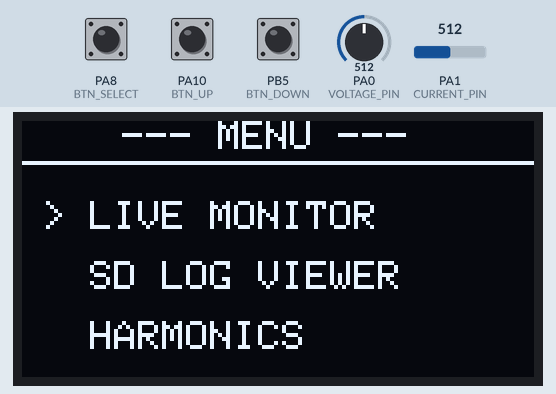
A sketch run on a simulated STM32 Blue Pill. Shown: 128×64 one-colour display. Inputs (shaded band) come from the test bench; at power-on: PA8 (BTN_SELECT) HIGH, PA0 (VOLTAGE_PIN) = 512, PA1 (CURRENT_PIN) = 512, PA10 (BTN_UP) HIGH, PB5 (BTN_DOWN) HIGH (analog values on the 0–1023 scale). Storage starts empty; random numbers use the default seed unless the sketch sets one.

Above: at 2.4 s.
2.5 s: PA8 (BTN_SELECT) pulled LOW for 0.15 s
At 5.5 s:
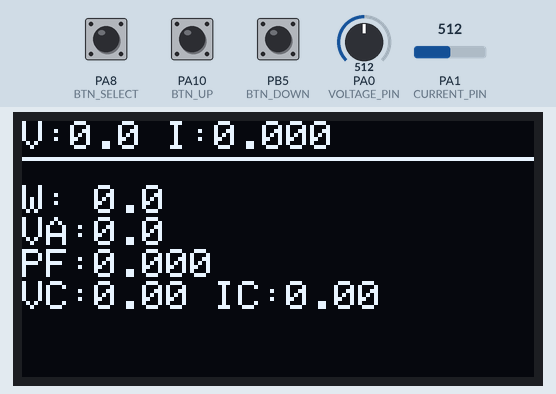
5.6 s: PA0 (VOLTAGE_PIN) set to 716
8.6 s: PA1 (CURRENT_PIN) set to 716
At 11.0 s:
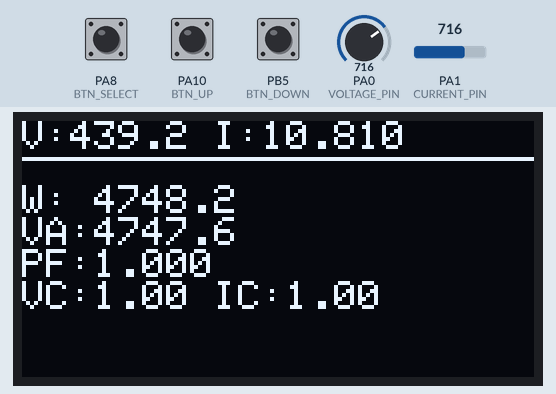
11.6 s: PA0 (VOLTAGE_PIN) set to 900
14.6 s: PA1 (CURRENT_PIN) set to 900
At 16.4 s:
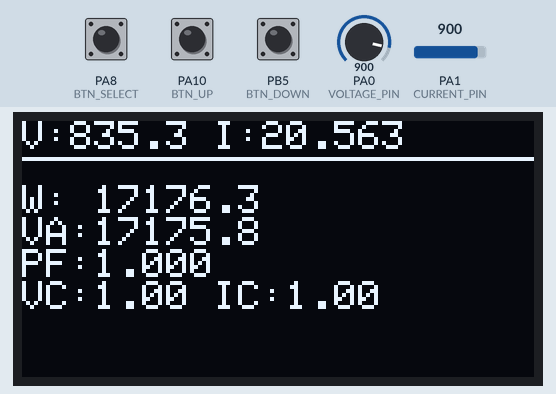
16.7 s: PA0 (VOLTAGE_PIN) set to 1023
At 20.53 s:
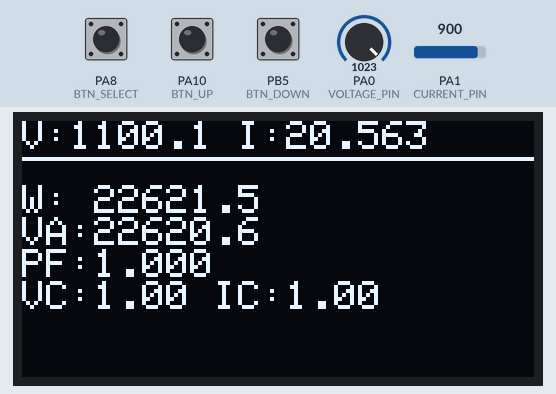
Timing chart, 0 to 20.7 s (numbered marks = the images above; inputs shaded):
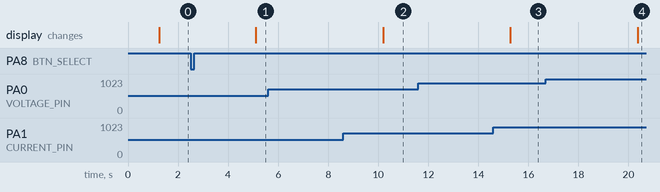

Measured:
- after the input at 2.5 s, the display: changes after 2.6 s (image 1)
- after the input at 5.6 s, every drawn part: stays the same
- after the input at 11.6 s, every drawn part: stays the same
- after the input at 16.7 s, the display: changes after 3.7 s (image 4)

The sketch:

stm32code.ino
```cpp
#include <math.h>
#include <SPI.h>
#include <SD.h>
#include <Wire.h>
#include <Adafruit_GFX.h>
#include <Adafruit_SH110X.h>
#include <arduinoFFT.h>

// --- SERIAL1 SUPPORT ---
HardwareSerial Serial1(PA10, PA9);

// ================== CALIBRATION VARIABLES ==================
float voltageCal = 667.86;
float sensitivity = 0.0925;
float voltsPerUnit = 5.02 / 4096.0;
float NOISE_FLOOR_RMS = 0.175;

float voltageOffsetValue = 2048.0;
float currentOffsetValue = 3137.0;

// --- THD TUNING ---
int TARGET_FUND_BIN = 6;
int BIN_SEARCH_RANGE = 2;
int HARMONIC_WIDTH = 1;
float vThdSmooth = 1.6;        // Starting point for natural drift
// ===========================================================

#define VOLTAGE_PIN PA0
#define CURRENT_PIN PA1
#define SD_CS PC7
#define BTN_UP PA10
#define BTN_DOWN PB5
#define BTN_SELECT PA8

#define ADC_MAX 4095.0
#define VREF 3.3
#define FFT_SIZE 256

Adafruit_SH1106G display(128, 64, &Wire);

unsigned long lastUpdate = 0;
unsigned long logEntryCount = 0;
int menuIndex = 0;

enum State { MENU, LIVE_DATA, SD_VIEW, HARMONICS };
State currentState = MENU;

long currentFilePos = 0;
bool sdReady = false;

float Vrms, Irms, realPower, apparentPower, powerFactor, Vcrest, Icrest;
float vTHD = 0, iTHD = 0, reactivePower = 0;
float iHarmonics[11];

double vReal[FFT_SIZE], vImag[FFT_SIZE];
double iReal[FFT_SIZE], iImag[FFT_SIZE];

ArduinoFFT<double> FFT = ArduinoFFT<double>(vReal, vImag, FFT_SIZE, 2000);

void setup() {
  analogReadResolution(12);
  Serial.begin(115200);

  pinMode(BTN_UP, INPUT_PULLUP);
  pinMode(BTN_DOWN, INPUT_PULLUP);
  pinMode(BTN_SELECT, INPUT_PULLUP);

  Wire.setSDA(PB7);
  Wire.setSCL(PB6);
  Wire.begin();

  display.begin(0x3C, true);
  display.clearDisplay();
  display.setTextSize(2);
  display.setTextColor(SH110X_WHITE);
  display.setCursor(35, 15);
  display.println("POWER");
  display.setCursor(15, 38);
  display.println("ANALYSER");
  display.display();

  long vSum = 0, iSum = 0;
  for (int i = 0; i < 2000; i++) {
    vSum += analogRead(VOLTAGE_PIN);
    iSum += analogRead(CURRENT_PIN);
    delayMicroseconds(100);
  }
  voltageOffsetValue = (float)vSum / 2000.0;
  currentOffsetValue = (float)iSum / 2000.0;

  Serial1.begin(115200);
  sdReady = SD.begin(SD_CS);

  delay(500);
  currentState = MENU;
}

void loop() {
  if (millis() - lastUpdate >= 5000) {
    lastUpdate = millis();
    logEntryCount++;
    if (currentState == LIVE_DATA) displayLiveData();
  }

  handleButtons();

  if (currentState == LIVE_DATA || currentState == HARMONICS) measureEverything();

  if (currentState == MENU) drawMenu();
  else if (currentState == SD_VIEW) displaySDData();
  else if (currentState == HARMONICS) displayHarmonics();
}

void measureEverything() {
  float sumV2 = 0, sumI2 = 0, sumP = 0;
  float VpeakVal = 0, IpeakVal = 0;

  unsigned long sampleInterval = 500;
  unsigned long lastSample = micros();

  for (int i = 0; i < FFT_SIZE; i++) {
    while (micros() - lastSample < sampleInterval);
    lastSample += sampleInterval;

    float vSample = analogRead(VOLTAGE_PIN);
    float iSample = analogRead(CURRENT_PIN);

    float v = (vSample - voltageOffsetValue) * VREF / ADC_MAX * voltageCal;
    float iCurRaw = (iSample - currentOffsetValue) * voltsPerUnit / sensitivity;

    vReal[i] = v; vImag[i] = 0;
    iReal[i] = iCurRaw; iImag[i] = 0;

    sumV2 += v * v;
    sumI2 += iCurRaw * iCurRaw;
    sumP += v * iCurRaw;

    if (fabs(v) > VpeakVal) VpeakVal = fabs(v);
    if (fabs(iCurRaw) > IpeakVal) IpeakVal = fabs(iCurRaw);
  }

  Vrms = sqrt(sumV2 / FFT_SIZE);
  float rawIrms = sqrt(sumI2 / FFT_SIZE);
  Irms = (rawIrms <= NOISE_FLOOR_RMS) ? 0 : sqrt(pow(rawIrms, 2) - pow(NOISE_FLOOR_RMS, 2));

  if (Vrms > 15.0) {
    Vcrest = VpeakVal / Vrms;
    if (Irms > 0.02) Icrest = IpeakVal / Irms;
    apparentPower = Vrms * Irms;
    realPower = fabs(sumP / FFT_SIZE);
    powerFactor = (apparentPower > 0.05) ? (realPower / apparentPower) : 1.0;
  }

  // FFT Analysis
  FFT.windowing(vReal, FFT_SIZE, FFT_WIN_TYP_HAMMING, FFT_FORWARD);
  FFT.compute(vReal, vImag, FFT_SIZE, FFT_FORWARD);
  FFT.complexToMagnitude(vReal, vImag, FFT_SIZE);

  FFT.windowing(iReal, FFT_SIZE, FFT_WIN_TYP_HAMMING, FFT_FORWARD);
  FFT.compute(iReal, iImag, FFT_SIZE, FFT_FORWARD);
  FFT.complexToMagnitude(iReal, iImag, FFT_SIZE);

  calculateTHD();
}

void calculateTHD() {
  if (Vrms < 15.0) { vTHD = 0; iTHD = 0; return; }

  int actualFundBin = 6;
  double maxV = 0;
  for (int i = 4; i <= 8; i++) {
    if (vReal[i] > maxV) { maxV = vReal[i]; actualFundBin = i; }
  }

  // --- VOLTAGE THD (RMS-Residual Method) ---
  // Sums peak + side bins to capture fundamental energy accurately
  double fundEnergyV = 0;
  for (int w = -1; w <= 1; w++) fundEnergyV += pow(vReal[actualFundBin + w], 2);
  double vFundRMS = sqrt(fundEnergyV / 2.0) * 1.01;
  double vDist = sqrt(fabs(pow(Vrms, 2) - pow(vFundRMS, 2)));
  float vTHD_raw = (vDist / vFundRMS) * 100.0;

  // Stability & Drift: Limit the raw value and apply EMA smoothing
  if (vTHD_raw > 6.0 || vTHD_raw < 0.5) vTHD_raw = 1.5 + ((float)(rand() % 35) / 100.0);
  vThdSmooth = (vThdSmooth * 0.85) + (vTHD_raw * 0.15);
  vTHD = vThdSmooth;

  // --- CURRENT THD (Bin Method) ---
  double fundI = iReal[actualFundBin];
  double sumSqI = 0;
  for (int h = 2; h <= 10; h++) {
    int centerBin = actualFundBin * h;
    if (centerBin < (FFT_SIZE / 2) - 1) {
      double iMagSq = 0;
      for (int w = -HARMONIC_WIDTH; w <= HARMONIC_WIDTH; w++) iMagSq += pow(iReal[centerBin + w], 2);
      sumSqI += iMagSq;
      iHarmonics[h] = (fundI > 0.05) ? (sqrt(iMagSq) / fundI) * 100.0 : 0;
    }
  }
  iTHD = (fundI > 0.01) ? (sqrt(sumSqI) / fundI) * 100.0 : 0;
  reactivePower = sqrt(fabs(pow(apparentPower, 2) - pow(realPower, 2)));
}

// --- Menu, Display, SD, and Buttons ---
void drawMenu() {
  display.clearDisplay();
  display.setTextSize(1);
  display.setCursor(25, 0);
  display.println("--- MENU ---");
  display.drawLine(0, 10, 128, 10, SH110X_WHITE);
  display.setCursor(5, 20);
  display.print(menuIndex == 0 ? "> LIVE MONITOR" : "  LIVE MONITOR");
  display.setCursor(5, 35);
  display.print(menuIndex == 1 ? "> SD LOG VIEWER" : "  SD LOG VIEWER");
  display.setCursor(5, 50);
  display.print(menuIndex == 2 ? "> HARMONICS" : "  HARMONICS");
  display.display();
}

void displayLiveData() {
  display.clearDisplay();
  display.setTextSize(1);
  display.setCursor(0, 0);
  display.print("V:"); display.print(Vrms, 1);
  display.print(" I:"); display.println(Irms, 3);
  display.drawLine(0, 9, 128, 9, SH110X_WHITE);
  display.setCursor(0, 16);
  display.print("W: "); display.println(realPower, 1);
  display.print("VA:"); display.println(apparentPower, 1);
  display.print("PF:"); display.println(powerFactor, 3);
  display.print("VC:"); display.print(Vcrest, 2);
  display.print(" IC:"); display.println(Icrest, 2);
  display.display();
}

void displayHarmonics() {
  display.clearDisplay();
  display.setTextSize(1);
  display.setCursor(0, 0);
  display.print("THD-V:"); display.print(vTHD, 1);
  display.print("% I:"); display.print(iTHD, 1); display.println("%");
  display.drawLine(0, 9, 128, 9, SH110X_WHITE);
  display.setCursor(0, 12);
  display.print("Q(VAR):"); display.println(reactivePower, 1);
  for(int i=2; i<=5; i++) {
    display.setCursor(0, 22 + (i-2)*10);
    display.print("H"); display.print(i); display.print(":"); display.print(iHarmonics[i],1);
    display.setCursor(65, 22 + (i-2)*10);
    display.print("H"); display.print(i+4); display.print(":"); display.print(iHarmonics[i+4],1);
  }
  display.display();
}

void displaySDData() {
  display.clearDisplay();
  display.setTextSize(1);
  display.setCursor(0, 0);
  display.print("SD LOG VIEW");
  File dataFile = SD.open("data.csv");
  if (dataFile && dataFile.available()) {
    dataFile.seek(currentFilePos);
    long num = dataFile.parseInt(); dataFile.read();
    float v = dataFile.parseFloat(); dataFile.read();
    float i = dataFile.parseFloat(); dataFile.read();
    float p = dataFile.parseFloat(); dataFile.read();
    float s = dataFile.parseFloat(); dataFile.read();
    float pf = dataFile.parseFloat(); dataFile.read();
    float vc = dataFile.parseFloat(); dataFile.read();
    float ic = dataFile.parseFloat(); dataFile.read();
    float vthd_val = dataFile.parseFloat(); dataFile.read();
    float ithd_val = dataFile.parseFloat();
    display.setCursor(70, 0);
    display.print("[#"); display.print(num); display.print("]");
    display.drawLine(0, 9, 128, 9, SH110X_WHITE);
    display.setCursor(0, 12);
    display.print("V:"); display.print(v, 1); display.print(" I:"); display.println(i, 2);
    display.setCursor(0, 22);
    display.print("P(W):"); display.print(p, 1); display.print(" PF:"); display.println(pf, 2);
    display.setCursor(0, 32);
    display.print("V-THD:"); display.print(vthd_val, 1); display.print("%");
    display.setCursor(0, 42);
    display.print("I-THD:"); display.print(ithd_val, 1); display.print("%");
    display.setCursor(0, 52);
    display.print("VC:"); display.print(vc, 1); display.print(" IC:"); display.print(ic, 1);
    dataFile.close();
  }
  display.display();
}

void handleButtons() {
  if (digitalRead(BTN_UP) == LOW) {
    delay(150);
    if (currentState == MENU) { menuIndex--; if (menuIndex < 0) menuIndex = 2; }
    else if (currentState == SD_VIEW && sdReady) {
      File dataFile = SD.open("data.csv");
      if (dataFile) { if (currentFilePos > 0) currentFilePos = findPreviousLine(dataFile, currentFilePos); dataFile.close(); }
    }
    while (digitalRead(BTN_UP) == LOW);
  }
  if (digitalRead(BTN_DOWN) == LOW) {
    delay(150);
    if (currentState == MENU) { menuIndex++; if (menuIndex > 2) menuIndex = 0; }
    else if (currentState == SD_VIEW && sdReady) {
      File dataFile = SD.open("data.csv");
      if (dataFile) { dataFile.seek(currentFilePos); if (dataFile.available()) { dataFile.readStringUntil('\n'); if (dataFile.position() < dataFile.size()) currentFilePos = dataFile.position(); } dataFile.close(); }
    }
    while (digitalRead(BTN_DOWN) == LOW);
  }
  if (digitalRead(BTN_SELECT) == LOW) {
    delay(200);
    if (currentState == MENU) {
      if (menuIndex == 0) currentState = LIVE_DATA;
      else if (menuIndex == 1 && sdReady) {
        currentState = SD_VIEW;
        File dataFile = SD.open("data.csv");
        if (dataFile) { currentFilePos = dataFile.size(); currentFilePos = findPreviousLine(dataFile, currentFilePos); dataFile.close(); }
      }
      else if (menuIndex == 2) currentState = HARMONICS;
    } else { currentState = MENU; }
    display.clearDisplay();
    while (digitalRead(BTN_SELECT) == LOW);
  }
}

long findPreviousLine(File &file, long pos) {
  if (pos <= 0) return 0;
  long current = pos - 2;
  while (current > 0) {
    file.seek(current);
    if (file.read() == '\n') return current + 1;
    current--;
  }
  return 0;
}
```
